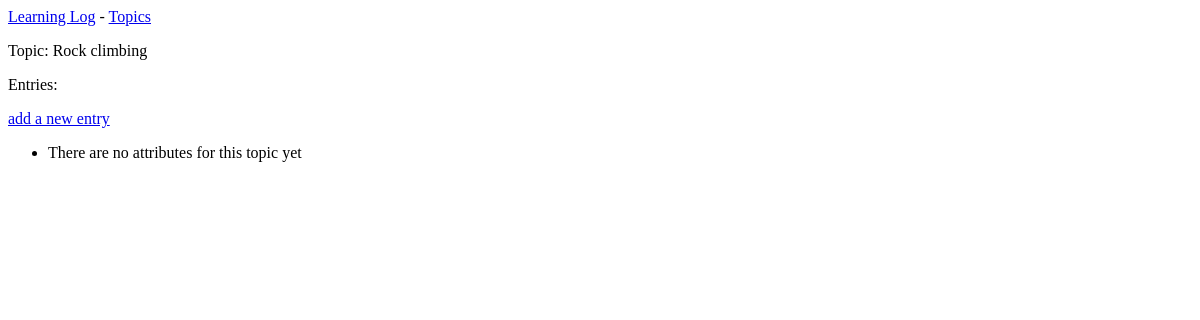
Before: /topics/3/ with the older database file.
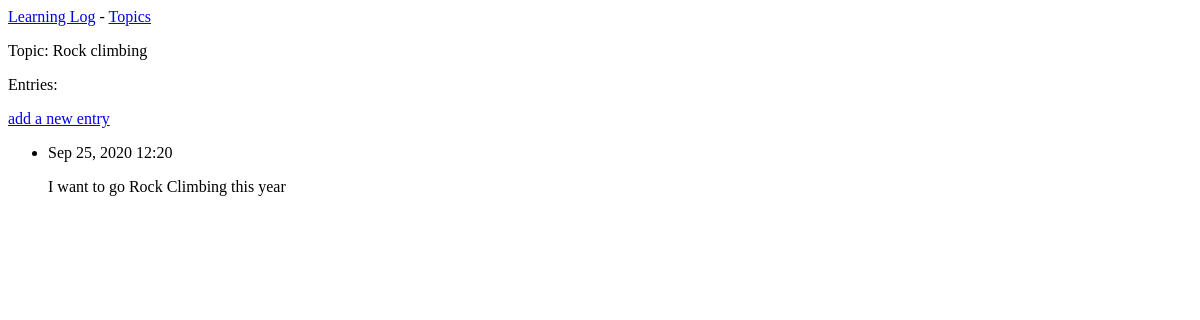
After: the same page with the newer database file.
### learning_logs/models.py (models this page shows, shortened)
class Entry(models.Model):
    topic = models.ForeignKey(Topic, on_delete=models.CASCADE)
    text = models.TextField()
    date_added = models.DateTimeField(auto_now_add=True)
    class Meta:
        verbose_name_plural = 'entries'

### learning_logs/views.py (the view)
# urls.py: path('topics/<int:topic_id>/', views.topic, name='individual_topic'),
def topic(request, topic_id):
    topic = Topic.objects.get(id=topic_id)
    entries = topic.entry_set.order_by('-date_added')
    context = {'topic': topic, 'entries': entries}
    return render(request, 'learning_logs/topic.html', context)

### learning_logs/models.py (called while the page is built)
    def __str__(self):
        return self.text

### learning_logs/templates/learning_logs/topic.html
{% extends "learning_logs/base.html" %}
{% block content %}
<p>Topic: {{ topic }}</p>
<p>Entries:</p>
<p>
    <a href="{% url 'new_entry' topic_id %}">add a new entry</a>
</p>
<ul>
{% for entry in entries %}
<li>
    <p>{{ entry.date_added|date:'M d, Y H:i' }}</p>
    <p>{{ entry.text|linebreaks }}</p>
</li>
{% empty %}
<li>
    There are no attributes for this topic yet
</li>
{% endfor %}
</ul>
{% endblock content%}

Changed rows visible on the page:
added Entry: date_added "Sep 25, 2020 12:20", text "I want to go Rock Climbing this year"
Other visible differences:
text no longer shown: "There are no attributes for this topic yet"
